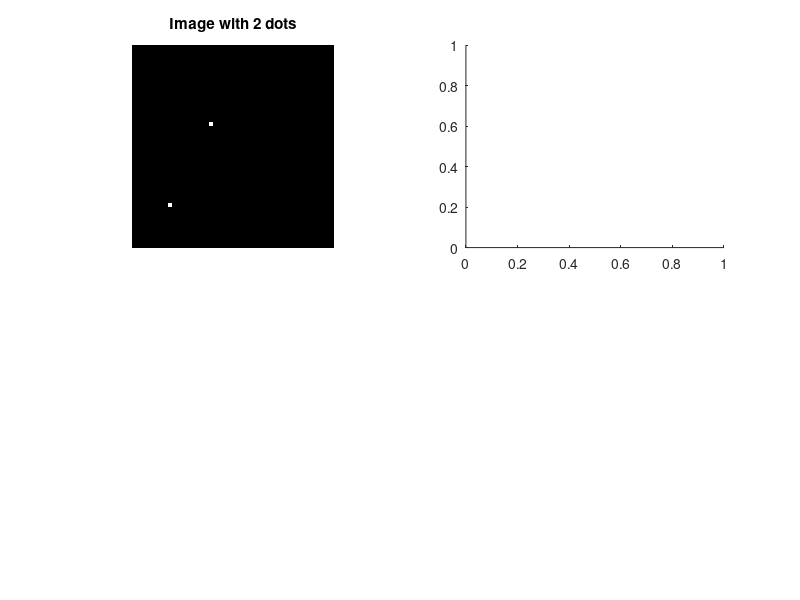

Here is the MATLAB script that generated this plot: (Note: this script raises an error after producing the figure.)
close all
clear
clc

% 1. Image with two dots
a = zeros(50);
a(20,20) = 1; a(40,10) = 1;
figure;
subplot(2,2,1)
imshow(a)
title('Image with 2 dots')

[H,T,R]= hough(a);
subplot (2,2,2);
houghMatviz(H,T,R)

hPeaks = houghpeaks(H);
x = T(hPeaks(:,2));
y = R(hPeaks(:,1));
plot(x,y,'gs');


% 2. Image with a line
b = eye(150);
subplot(2,2,3)
imshow(b)
title('Image with a line')

[H,T,R]= hough(b);
subplot (2,2,4);
houghMatviz(H,T,R)

hPeaks = houghpeaks(H);
x = T(hPeaks(:,2));
y = R(hPeaks(:,1));
plot(x,y,'gs');

hlines = houghlines(b,T,R,hPeaks);

xy = [hlines.point1;hlines.point2];
figure;
imshow(b)
hold on
plot(xy(:,1),xy(:,2),'g--','LineWidth',5)
title('Detected Line')